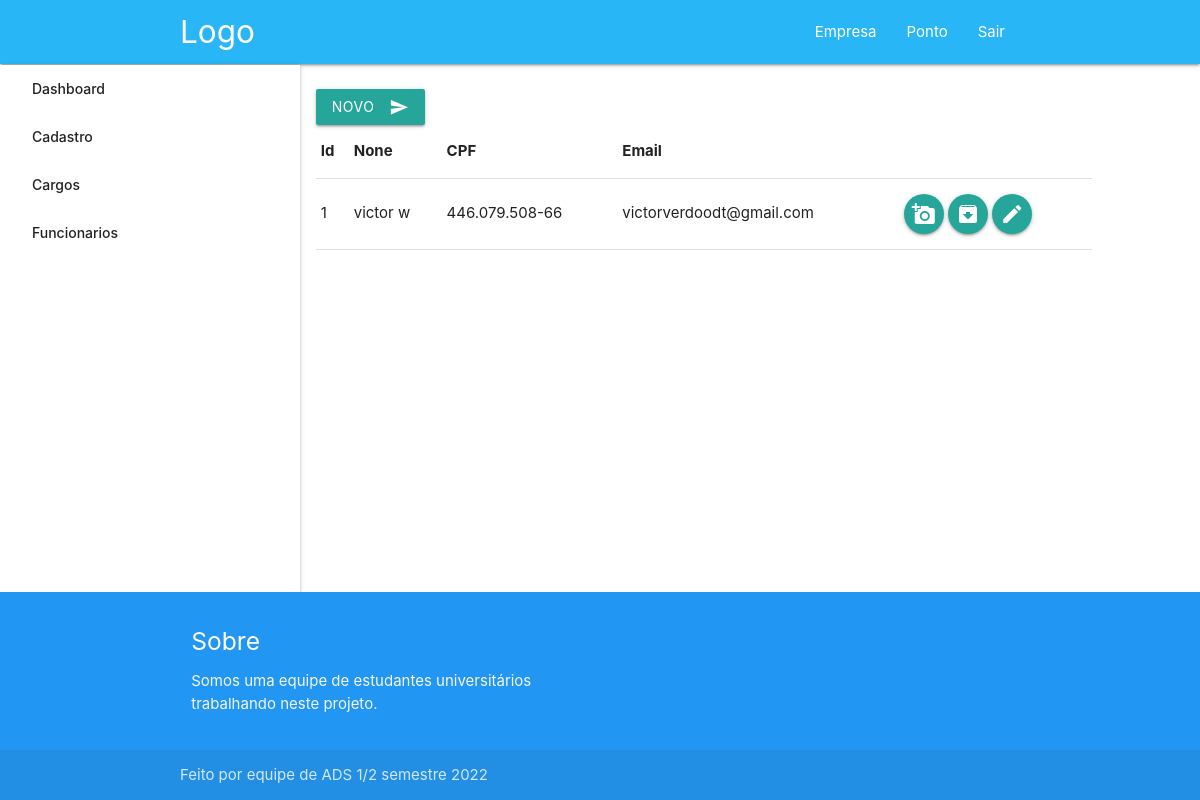
The page /funcionarios (signed in) on the database its author committed.
### app/models/funcionario.py (models this page shows, shortened)
class Funcionario(db.Model):
    id_funcionario = db.Column(db.Integer, primary_key=True, autoincrement=True)
    nome = db.Column(db.String(40), nullable=False)
    cpf = db.Column(db.String(11), nullable=False)
    email = db.Column(db.String(40), nullable=False)
    senha = db.Column(db.String(20), nullable=False)
    id_cargo = db.Column(db.Integer, db.ForeignKey('cargo.id_cargo'), nullable=False)
    id_empresa = db.Column(db.Integer, db.ForeignKey('empresa.id_empresa'), nullable=False)
    data_criacao = db.Column(db.DateTime, default=datetime.datetime.now())
    id_status = db.Column(db.Integer)
    empresas = db.relationship('Empresa', back_populates='funcionarios')
    cargo = db.relationship('Cargo', backref='funcionarios', lazy=True)
    funcionario_ponto = db.relationship('Funcionario_ponto', backref='funcionario', lazy=True)

### app/routes.py (the view)
@app.route('/funcionarios', methods=['GET'])
@helper.token_required
def detalhe_funcionario(current_user):
    if current_user[1] == 0:
        logado = helper.token_validate(request)
        users = funcionario.funcionarios_by_empresa(current_user[0].id_empresa)
        return render_template('detalhe_funcionario.html', users=users, logado=logado)
    return redirect('/detalhes')

### app/views/empresa.py (called while the page is built)
def empresa_by_cnpj(cnpj):
    try:
        return Empresa.query.filter(Empresa.cnpj == cnpj).one()
    except:
        return None

### app/views/funcionario.py (called while the page is built)
def funcionarios_by_empresa(idEmpresa):
    try:
        return Funcionario.query.filter(Funcionario.id_empresa == idEmpresa).filter(Funcionario.id_status == 1).all()
    except:
        return None

### app/views/helper.py (called while the page is built)
def token_required(f):
    @wraps(f)
    def decorated(*args, **kwargs):
        token = request.cookies.get('token')
        if not token:
            return redirect("/login")
        try:
            data = jwt.decode(token, app.config['SECRET_KEY'], algorithms=['HS256'])
            role = int(data['role'])
            current_user = None
            if role == 0:
                current_user = empresa_by_cnpj(cnpj=data['username'])
            elif role == 1:
                current_user = funcionario_by_cpf(cpf=data['username'])
                if current_user.id_status == 0:
                    current_user = None
            if not current_user:
                return redirect("/login")
        except:
            return redirect("/login")
        return f((current_user, role), *args, **kwargs)
    return decorated

def token_validate(request):
    token = request.cookies.get('token')
    try:
        data = jwt.decode(token, app.config['SECRET_KEY'], algorithms=['HS256'])
        if int(data['role']) == 0:
            current_user = empresa_by_cnpj(cnpj=data['username'])
        else:
            current_user = funcionario_by_cpf(cpf=data['username'])
            if current_user.id_status == 0:
                current_user = None
        if current_user:
            return (True, int(data['role']))
    except:
        return None
    return None

### app/templates/detalhe_funcionario.html
{% extends "detalhe_layout.html" %}
{% block empresa %}
<div style="display: inline-flex;flex-direction: column;align-items: start;width: 100%;margin-left: 25%">
   <a href="/funcionario"><button class="btn waves-effect waves-light"> Novo <i class="material-icons right">send</i> </button></a>
  <table id="data" class="highlight">
    <thead>
      <tr>
        <th>Id</th>
        <th>None</th>
        <th>CPF</th>
        <th>Email</th>
      </tr>
    </thead>
    <tbody>
      {% for user in users %}
        <tr>
          <td>{{ user.id_funcionario }} </td>
          <td>{{ user.nome }}</td>
          <td>{{ user.cpf }}</td>
          <td>{{ user.email }}</td>
          <td>
            <a class="btn-floating tooltipped" data-position="bottom" data-tooltip="Cadastrar foto" href="/ponto/{{ user.id_funcionario }}"><i class="Small material-icons">add_a_photo</i></a>
            <a class="btn-floating tooltipped" data-position="bottom" data-tooltip="Retirar relatorio" href="/ponto/{{ user.id_funcionario }}/relatorio"><i class="Small material-icons">archive</i></a>
            <a class="btn-floating tooltipped" data-position="bottom" data-tooltip="Editar" href="/funcionario/{{ user.id_funcionario }}/editar"><i class="Small material-icons">mode_edit</i></a>
          </td>
        </tr>
      {% endfor %}
    </tbody>
  </table>
  </div>
{% endblock %}

### app/static/css/style.css (style rules this page uses)
body { display: flex; min-height: 100vh; flex-direction: column; }

### rows shown on the page
Funcionario: id_funcionario "1", nome "victor w", cpf "446.079.508-66", email "victorverdoodt@gmail.com"
